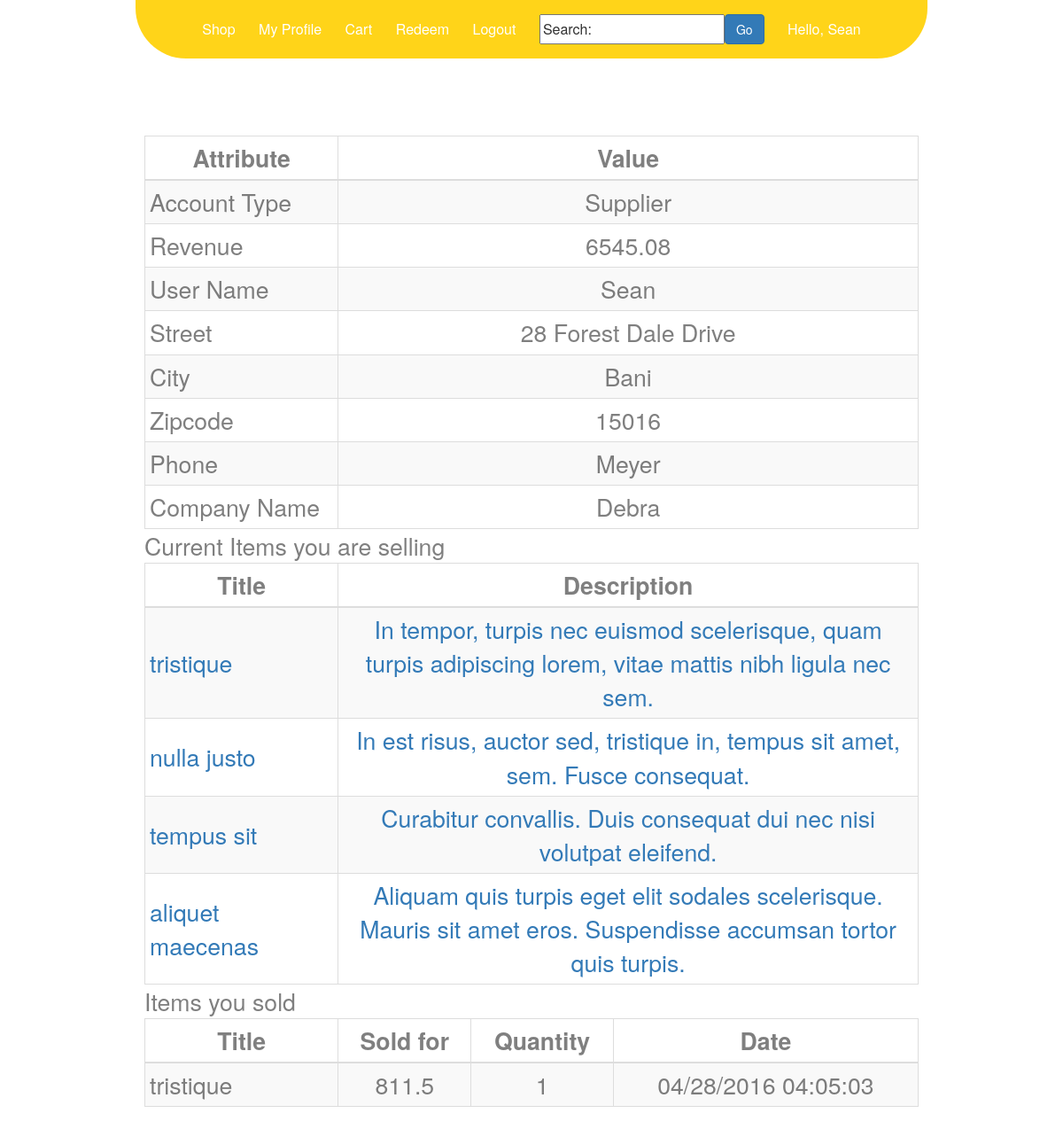
The app's page /profile.php (signed in) with its own data.
### tables this page shows
CREATE TABLE Sellers
(
 seller_id varchar(100), 
 address_id Integer NOT NULL,
 seller_type varchar(20) NOT NULL, 
 revenue real NOT NULL,
 login_name varchar(100),
 pass VARCHAR(255) NOT NULL,
 UNIQUE(login_name),
 PRIMARY KEY(seller_id),
 FOREIGN KEY (address_id) REFERENCES Addresses(address_id)
 	ON DELETE NO ACTION
);

CREATE TABLE Addresses
(
	address_id INTEGER NOT NULL ,
	street VARCHAR(255) NOT NULL,
	city VARCHAR(255) NOT NULL,
	zipcode VARCHAR(20) NOT NULL,
	PRIMARY KEY (Address_ID),
	FOREIGN KEY (zipcode) REFERENCES Zipcodes(zipcode)
 	ON DELETE NO ACTION
);

CREATE TABLE Suppliers
(
	supplier_id VARCHAR(100) NOT NULL,
	phone VARCHAR(20) NOT NULL,
	name VARCHAR(255) NOT NULL,
	PRIMARY KEY ( supplier_id ),
	FOREIGN KEY (supplier_id) REFERENCES Sellers(seller_id)
		ON DELETE CASCADE
);

CREATE TABLE Items
(
  item_id INTEGER NOT NULL ,
  seller_id VARCHAR(255) NOT NULL,
  category_id INTEGER NOT NULL,
  title VARCHAR(75) NOT NULL,
  buy_it_now_price REAL NOT NULL,
  minimum_price REAL NOT NULL,
  current_stock INTEGER NOT NULL,
  description VARCHAR(255) NOT NULL,  
  auction_length REAL NOT NULL,
  date_posted DATETIME NOT NULL,
  PRIMARY KEY(item_id),
  FOREIGN KEY (seller_id) REFERENCES Sellers(seller_id )
	ON DELETE CASCADE 
 );

CREATE TABLE Sales
(
  user_id VARCHAR(100) NOT NULL,
  item_id INTEGER NOT NULL,
  sale_date DATETIME NOT NULL,
  buy_price REAL NOT NULL,
  quantity INTEGER NOT NULL,
  PRIMARY KEY(user_id, item_id, sale_date),
  FOREIGN KEY (user_id) REFERENCES Users(user_id)
	ON DELETE NO ACTION,
  FOREIGN KEY (item_id) REFERENCES Items(item_id)
	ON DELETE NO ACTION
);

### variables.php (called while the page is built, shortened)
<?php
	$website_url = "http://localhost/AllstarDb";
?>

### profile.php (the view, shortened to what this page needs)
<?php
function selecct_query($sql, $dbh)
{
	$user_seller_query = $dbh->query($sql);
	return $user_seller_query->fetch(PDO::FETCH_ASSOC);
}
function selecct_query_multi($sql,$dbh)
{
	return $dbh->query($sql);
}
	include "variables.php";
	$dbh = new PDO("sqlite:".$database_url);
	$username = $_COOKIE['username'];
	$seller_query = 	"SELECT * "
						."FROM Sellers "
						."WHERE login_name='$username' LIMIT 1 ";
	$seller = selecct_query($seller_query, $dbh);
	$is_supplier = (($seller["seller_type"] == "Supplier") ? true : false);
	if($is_supplier)
	{
		$sql = 	"SELECT seller_type as 'Account Type', revenue as Revenue, login_name as 'User Name',  street as Street, city as City, zipcode as Zipcode, phone as Phone, name as 'Company Name'"
				."FROM ( "
					."SELECT * "
					."FROM ( "
						."SELECT * "
						."FROM Sellers "
						."WHERE login_name='$username' LIMIT 1 "
					.") AS sellers_query "
					."INNER JOIN Suppliers supplier "
					."ON supplier.supplier_id = sellers_query.seller_id "
				.") AS sellers_users_together "
				."INNER JOIN Addresses ads "
				."ON ads.address_id = sellers_users_together.address_id;";
	}
	$items_you_sold_q =  "select * "
							."from ("
								."select * "
								."from items "
								."where seller_id='".$seller['seller_id']."' "
							.") as i "
							."inner join sales s "
							."on s.item_id = i.item_id";
	$selling_query = 	"Select * "
						."from Items "
						."where seller_id = '".$seller['seller_id']."' and current_stock!=0";
	$items_sold = selecct_query_multi($items_you_sold_q, $dbh);
	$sellings = selecct_query_multi($selling_query, $dbh);
	$user_seller = selecct_query($sql, $dbh);
?>
<!DOCTYPE html>
<html>
	<head>
		<?php
			include "assets/includes.php";
		?>
	</head>
	<body>
		<?php include "menu.php"; ?>
		<div class="info">
			<div class="heading">
			</div>
			<br>
			<?php
					echo '<div class="table_div">'
						.'<table class="table-striped table-bordered">'
						.'<thead>'
							.'<th>'
								.'Attribute'
							.'</th>'
							.'<th>'
								.'Value'
							.'</th>'
						.'</thead>'
						.'<tbody>';
						foreach($user_seller as $key => $var)
						{
							echo '<tr>'
									.'<td class="key_td">'
										. $key
									.'</td>'
									.'<td>'
										. $var
									.'</td>'
								.'</tr>';
						}
					echo '</tbody>'
						.'</table>'
						.'</div>';
			?>
			<?php
				echo 'Current Items you are selling '
				.'<div class="table_div">'
				.'<table class="table-striped table-bordered">'
				.'<thead>'
					.'<th>'
						.'Title'
					.'</th>'
					.'<th>'
						.'Description'
					.'</th>'
				.'</thead>'
				.'<tbody>';
				while(($this_item = $sellings->fetch(PDO::FETCH_ASSOC)))
				{
					echo '<tr>'
							.'<td class="key_td">'
								.'<a href="product.php?product_id='.$this_item["item_id"].'" >'
									. $this_item["title"]
								."</a>"
							.'</td>'
							.'<td>'
								.'<a href="product.php?product_id='.$this_item["item_id"].'" >'
									. $this_item["description"]
								."</a>"
							.'</td>'
						.'</tr>';
				}
			echo '</tbody>'
				.'</table>'
				.'</div>';
			echo 'Items you sold '
				.'<div class="table_div">'
				.'<table class="table-striped table-bordered">'
				.'<thead>'
					.'<th>'
						.'Title'
					.'</th>'
					.'<th>'
						.'Sold for'
					.'</th>'
					.'<th>'
						.'Quantity'
					.'</th>'
					.'<th>'
						.'Date'
					.'</th>'
				.'</thead>'
				.'<tbody>';
			while(($this_buy = $items_sold->fetch(PDO::FETCH_ASSOC)))
			{
				$sell_date = new DateTime($this_buy["sale_date"]);
				echo '<tr>'
						.'<td class="key_td">'
							. $this_buy["title"]
						.'</td>'
						.'<td>'
							. $this_buy["buy_price"]
						.'</td>'
						.'<td>'
							. $this_buy["quantity"]
						.'</td>'
						.'<td>'
							. $sell_date->format('m/d/Y H:i:s')
						.'</td>'
					.'</tr>';
			}
			echo '</tbody>'
				.'</table>'
				.'</div>';
			?>
		</div>
	</body>
</html>

### assets/includes.php
<?php
echo
	'<link rel="Stylesheet" type="text/css" href="css/stylesheet.css"/>'
	.'<link rel="Stylesheet" type="text/css" href="assets/bootstrap-3.3.6-dist/css/bootstrap.css"/>'
	.'<link rel="Stylesheet" type="text/css" href="css/table_style.css"/>'
	.'<script src="assets/jquery-1.12.3.min.js"></script>'
	.'<link rel="Stylesheet" type="text/css" href="css/forms.css"/>';
?>

### menu.php (shortened to what this page needs)
<ul class="tabs">
	<li><a href="<?php echo $website_url?>/shop.php   ">Shop			</a></li>
	<li><a href="<?php echo $website_url?>/profile.php">My Profile	</a></li>
	<li><a href="<?php echo $website_url?>/cart.php	">Cart			</a></li>
	<li><a href="<?php echo $website_url?>/redeem.php	">Redeem		</a></li>
	<li><a href="<?php echo $website_url?>/logout.php	">Logout		</a></li>
	<li>
		<div class="search_bar">
			<form>
				<input type="text" name="search" class="search_input" value="Search:" onblur="if (this.value == '') {this.value = 'Search:';}" onfocus="if (this.value == 'Search:') {this.value = '';}">
				<button type="button" name="search_btn"  id="search_btn"  class="btn btn-primary" id="submit_btn" onclick="search_redirect()" value="search">Go</button>
			</form>
		</div>
	</li>
	<li>
		<a href="<?php echo $website_url?>/profile.php">
		<?php
			echo "Hello, ".$_COOKIE['username'];
		?>
		</a>
	</li>
</ul>

### css/stylesheet.css (style rules this page uses)
html { height: 100%; margin: 0px; padding: 0px; }
body { margin: 0px; padding: 0px; background-color: #f5f0dc; height: 100%; width: 100%; -webkit-user-select: none; -moz-user-select: none; -ms-user-select: none; user-select: none; }
.tabs { position: fixed; top: 0px; left: 0px; right: 0px; z-index: 1; margin: 0px; padding: 0px; text-align: center; width: 75%; margin-left: auto; margin-right: auto; background-color: rgba(255,208,0,0.90); font-size: 12pt; font-family: "HelveticaNeue-Light", "Helvetica Neue Light", "Helvetica Neue", Helvetica, Arial, "Lucida Grande", sans-serif; font-weight: 500; border-bottom-left-radius: 60px; border-bottom-right-radius: 60px; border-bottom: solid 3px white; border-left: solid 3px white; border-right: solid 3px white; padding-top: 5px; padding-bottom: 5px; }
.tabs li { display: inline-block; height: auto; width: auto; padding-top: 10px; padding-bottom: 10px; padding-left: 10px; padding-right: 10px; border: solid 1px rgba(255,255,255,0); }
.tabs li a { color: white; text-decoration: none; width: auto; }
.heading { text-align: center; font-size: 24pt; padding-top: 25px; padding-bottom: 15px; }
.info { padding-top: 75px; padding-left: 100px; padding-right: 100px; padding-bottom: 25px; margin-left: auto; margin-right: auto; width: 90%; font-size: 20pt; font-family: "HelveticaNeue-Light", "Helvetica Neue Light", "Helvetica Neue", Helvetica, Arial, "Lucida Grande", sans-serif; font-weight: 500; border-right: solid 3px white; border-left: solid 3px white; color: rgba(0,0,0,0.5); background-color: rgba(255,255,255,0.45); cursor: default; height: auto; }

### css/table_style.css (style rules this page uses)
table { width: 100%; }
th { padding: 5px; text-align: center; }
td { padding: 5px; text-align: center; }
.key_td { width: 25%; text-align: left; }
.table_div { width: 100%; }

### css/forms.css (style rules this page uses)
form { display: inline-flex; }

### records on screen
sellers: revenue "6545.08", address.street "28 Forest Dale Drive", address.city "Bani", address.zipcode "15016", suppliers.phone "Meyer"
items: title "tristique", description "In tempor, turpis nec euismod scelerisque, quam turpis adipiscing lorem, vitae mattis nibh ligula nec sem."
items: title "nulla justo", description "In est risus, auctor sed, tristique in, tempus sit amet, sem. Fusce consequat."
items: title "tempus sit", description "Curabitur convallis. Duis consequat dui nec nisi volutpat eleifend."
items: title "aliquet maecenas", description "Aliquam quis turpis eget elit sodales scelerisque. Mauris sit amet eros. Suspendisse accumsan tortor quis turpis."
sales: item.title "tristique", buy_price "811.5", quantity "1", sale_date "04/28/2016 04:05:03"

### other values on screen
$_COOKIE['username'] "Sean"
$key "Account Type"
$var "Supplier"
$key "Revenue"
$key "User Name"
$var "Sean"
$key "Street"
$key "City"
$key "Zipcode"
$key "Phone"
$key "Company Name"
$var "Debra"
